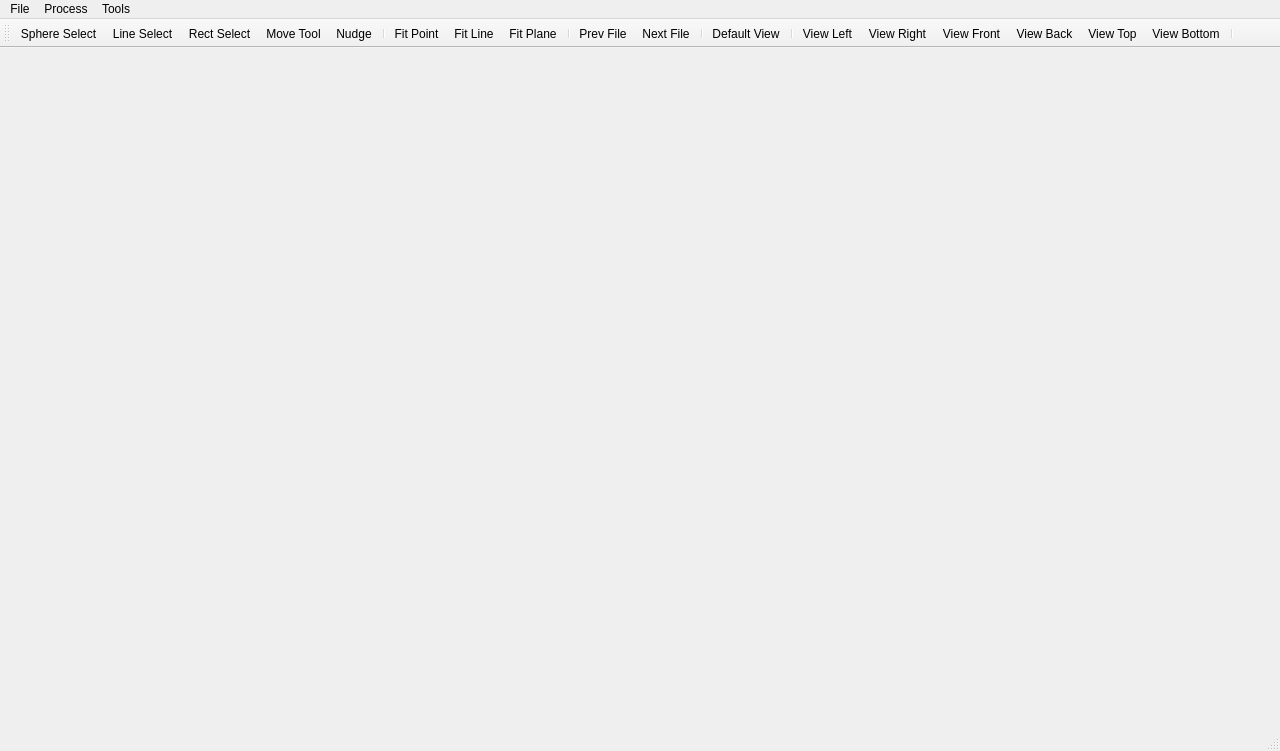
 <widget class="QMainWindow" name="MainWindow">
  <property name="geometry">
   <rect>
    <x>0</x>
    <y>0</y>
    <width>1280</width>
    <height>751</height>
   </rect>
  </property>
  <property name="windowTitle">
   <string>MainWindow</string>
  </property>
  <widget class="QWidget" name="centralWidget">
   <layout class="QGridLayout" name="gridLayout">
    <property name="leftMargin">
     <number>1</number>
    </property>
    <property name="topMargin">
     <number>1</number>
    </property>
    <property name="rightMargin">
     <number>1</number>
    </property>
    <property name="bottomMargin">
     <number>1</number>
    </property>
    <item row="0" column="0">
     <widget class="QWidget" name="widgetPointCloudPlaceholder" native="true"/>
    </item>
   </layout>
  </widget>
  <widget class="QMenuBar" name="menuBar">
   <property name="geometry">
    <rect>
     <x>0</x>
     <y>0</y>
     <width>1280</width>
     <height>21</height>
    </rect>
   </property>
   <widget class="QMenu" name="menuFile">
    <property name="title">
     <string>File</string>
    </property>
    <addaction name="actionNewMeasurements"/>
    <addaction name="actionOpen"/>
    <addaction name="actionOpenMeasurements"/>
    <addaction name="actionImportFromMeasurementsFile"/>
    <addaction name="actionApplyMatrix"/>
    <addaction name="separator"/>
    <addaction name="actionSaveAs"/>
    <addaction name="actionSaveAsMatrix"/>
    <addaction name="actionSaveMeasurements"/>
    <addaction name="actionSaveMeasurementsAs"/>
    <addaction name="separator"/>
    <addaction name="actionAbout"/>
    <addaction name="actionQuit"/>
    <addaction name="separator"/>
   </widget>
   <widget class="QMenu" name="menuProcess">
    <property name="title">
     <string>Process</string>
    </property>
    <addaction name="actionRotateToX"/>
    <addaction name="actionRotateToY"/>
    <addaction name="actionRotateToZ"/>
    <addaction name="separator"/>
    <addaction name="actionRotateToXAboutZ"/>
    <addaction name="actionRotateToYAboutZ"/>
    <addaction name="actionRotateToZAboutX"/>
    <addaction name="separator"/>
    <addaction name="actionRotateAboutX"/>
    <addaction name="actionRotateAboutY"/>
    <addaction name="actionRotateAboutZ"/>
    <addaction name="separator"/>
    <addaction name="actionResetTransformation"/>
    <addaction name="actionSetOrigin"/>
    <addaction name="actionCalibratePoint"/>
   </widget>
   <widget class="QMenu" name="menuTools">
    <property name="title">
     <string>Tools</string>
    </property>
    <addaction name="actionBatchTransform"/>
    <addaction name="actionDefineSampleBox"/>
    <addaction name="actionProcessSampleBox"/>
    <addaction name="actionPreferences"/>
   </widget>
   <addaction name="menuFile"/>
   <addaction name="menuProcess"/>
   <addaction name="menuTools"/>
  </widget>
  <widget class="QToolBar" name="mainToolBar">
   <attribute name="toolBarArea">
    <enum>TopToolBarArea</enum>
   </attribute>
   <attribute name="toolBarBreak">
    <bool>false</bool>
   </attribute>
   <addaction name="actionSphereSelect"/>
   <addaction name="actionLineSelect"/>
   <addaction name="actionRectSelect"/>
   <addaction name="actionMoveTool"/>
   <addaction name="actionNudge"/>
   <addaction name="separator"/>
   <addaction name="actionFitPoint"/>
   <addaction name="actionFitLine"/>
   <addaction name="actionFitPlane"/>
   <addaction name="separator"/>
   <addaction name="actionPrevFile"/>
   <addaction name="actionNextFile"/>
   <addaction name="separator"/>
   <addaction name="actionDefaultView"/>
   <addaction name="separator"/>
   <addaction name="actionViewLeft"/>
   <addaction name="actionViewRight"/>
   <addaction name="actionViewFront"/>
   <addaction name="actionViewBack"/>
   <addaction name="actionViewTop"/>
   <addaction name="actionViewBottom"/>
   <addaction name="separator"/>
  </widget>
  <widget class="QStatusBar" name="statusBar"/>
  <action name="actionOpen">
   <property name="text">
    <string>Open PLY File…</string>
   </property>
   <property name="toolTip">
    <string>Open a point cloud PLY file</string>
   </property>
  </action>
  <action name="actionQuit">
   <property name="text">
    <string>Quit</string>
   </property>
   <property name="toolTip">
    <string>Quits application</string>
   </property>
   <property name="shortcut">
    <string>Ctrl+Q</string>
   </property>
  </action>
  <action name="actionAbout">
   <property name="text">
    <string>About…</string>
   </property>
   <property name="toolTip">
    <string>Information about CloudDigitiser</string>
   </property>
  </action>
  <action name="actionFitLine">
   <property name="icon">
    <iconset resource="Resources.qrc">
     <normaloff>:/FitLine</normaloff>:/FitLine</iconset>
   </property>
   <property name="text">
    <string>Fit Line</string>
   </property>
   <property name="toolTip">
    <string>Fits a line to the selected points</string>
   </property>
  </action>
  <action name="actionFitPlane">
   <property name="icon">
    <iconset resource="Resources.qrc">
     <normaloff>:/FitPlane</normaloff>:/FitPlane</iconset>
   </property>
   <property name="text">
    <string>Fit Plane</string>
   </property>
   <property name="toolTip">
    <string>Fits a plane to the selected points</string>
   </property>
  </action>
  <action name="actionFitPoint">
   <property name="icon">
    <iconset resource="Resources.qrc">
     <normaloff>:/FitPoint</normaloff>:/FitPoint</iconset>
   </property>
   <property name="text">
    <string>Fit Point</string>
   </property>
   <property name="toolTip">
    <string>Fits a point to the selected points</string>
   </property>
  </action>
  <action name="actionApplyMatrix">
   <property name="text">
    <string>Apply Transformation Matrix…</string>
   </property>
   <property name="toolTip">
    <string>Apply a 4x4 homogenous transformatiom matrix read from file</string>
   </property>
  </action>
  <action name="actionSaveAs">
   <property name="text">
    <string>Save As New PLY File…</string>
   </property>
   <property name="toolTip">
    <string>Save transformed PLY point cloud file</string>
   </property>
  </action>
  <action name="actionSaveAsMatrix">
   <property name="text">
    <string>Save Transformation Matrix…</string>
   </property>
   <property name="toolTip">
    <string>Save current transformation as 4x4 homogenous matrix</string>
   </property>
  </action>
  <action name="actionBatchTransform">
   <property name="text">
    <string>Batch Transform…</string>
   </property>
   <property name="toolTip">
    <string>Apply a transformation to all files in a folder</string>
   </property>
  </action>
  <action name="actionPrevFile">
   <property name="icon">
    <iconset resource="Resources.qrc">
     <normaloff>:/PreviousFile</normaloff>:/PreviousFile</iconset>
   </property>
   <property name="text">
    <string>Prev File</string>
   </property>
   <property name="toolTip">
    <string>← Load previous file in folder</string>
   </property>
   <property name="shortcut">
    <string>Left</string>
   </property>
  </action>
  <action name="actionNextFile">
   <property name="icon">
    <iconset resource="Resources.qrc">
     <normaloff>:/NextFile</normaloff>:/NextFile</iconset>
   </property>
   <property name="text">
    <string>Next File</string>
   </property>
   <property name="toolTip">
    <string>→ Load next file in folder</string>
   </property>
   <property name="shortcut">
    <string>Right</string>
   </property>
  </action>
  <action name="actionDefaultView">
   <property name="icon">
    <iconset resource="Resources.qrc">
     <normaloff>:/BestFitView</normaloff>:/BestFitView</iconset>
   </property>
   <property name="text">
    <string>Default View</string>
   </property>
   <property name="toolTip">
    <string>Resets to the default view</string>
   </property>
  </action>
  <action name="actionRotateAboutX">
   <property name="text">
    <string>Rotate 180° about X</string>
   </property>
   <property name="toolTip">
    <string>Rotate 180 degrees about X</string>
   </property>
  </action>
  <action name="actionRotateAboutY">
   <property name="text">
    <string>Rotate 180° about Y</string>
   </property>
   <property name="toolTip">
    <string>Rotate 180 degrees about Y</string>
   </property>
  </action>
  <action name="actionRotateAboutZ">
   <property name="text">
    <string>Rotate 180° about Z</string>
   </property>
   <property name="toolTip">
    <string>Rotate 180 degrees about Z</string>
   </property>
  </action>
  <action name="actionRotateToX">
   <property name="text">
    <string>Rotate to X</string>
   </property>
   <property name="toolTip">
    <string>Rotate vector to (1, 0, 0)</string>
   </property>
  </action>
  <action name="actionRotateToY">
   <property name="text">
    <string>Rotate to Y</string>
   </property>
   <property name="toolTip">
    <string>Rotate vector to (0, 1, 0)</string>
   </property>
  </action>
  <action name="actionRotateToZ">
   <property name="text">
    <string>Rotate to Z</string>
   </property>
   <property name="toolTip">
    <string>Rotate vector to (0, 0, 1)</string>
   </property>
  </action>
  <action name="actionCalibratePoint">
   <property name="text">
    <string>Calibrate Point…</string>
   </property>
   <property name="toolTip">
    <string>Put in the world coordinates of the last point to generate a scale value</string>
   </property>
  </action>
  <action name="actionSetOrigin">
   <property name="text">
    <string>Set Origin</string>
   </property>
   <property name="toolTip">
    <string>Translates the data so the origin matches the last selected point</string>
   </property>
  </action>
  <action name="actionRectSelect">
   <property name="icon">
    <iconset resource="Resources.qrc">
     <normaloff>:/RectangleSelect</normaloff>:/RectangleSelect</iconset>
   </property>
   <property name="text">
    <string>Rect Select</string>
   </property>
   <property name="toolTip">
    <string>Select a region enclosed by a rectangle</string>
   </property>
  </action>
  <action name="actionSphereSelect">
   <property name="icon">
    <iconset resource="Resources.qrc">
     <normaloff>:/PointSelect</normaloff>:/PointSelect</iconset>
   </property>
   <property name="text">
    <string>Sphere Select</string>
   </property>
   <property name="toolTip">
    <string>Select a region enclosed by a sphere</string>
   </property>
  </action>
  <action name="actionMoveTool">
   <property name="icon">
    <iconset resource="Resources.qrc">
     <normaloff>:/MoveTool</normaloff>:/MoveTool</iconset>
   </property>
   <property name="text">
    <string>Move Tool</string>
   </property>
   <property name="toolTip">
    <string>Left click used for movement</string>
   </property>
  </action>
  <action name="actionSaveMeasurements">
   <property name="text">
    <string>Save Measurements</string>
   </property>
   <property name="toolTip">
    <string>Save the measurements created from a series of files</string>
   </property>
   <property name="shortcut">
    <string>Ctrl+S</string>
   </property>
  </action>
  <action name="actionPreferences">
   <property name="text">
    <string>Preferences…</string>
   </property>
  </action>
  <action name="actionLineSelect">
   <property name="icon">
    <iconset resource="Resources.qrc">
     <normaloff>:/LineSelect</normaloff>:/LineSelect</iconset>
   </property>
   <property name="text">
    <string>Line Select</string>
   </property>
   <property name="toolTip">
    <string>Select points near a line</string>
   </property>
  </action>
  <action name="actionRotateToXAboutZ">
   <property name="text">
    <string>Rotate to X about Z</string>
   </property>
   <property name="toolTip">
    <string>Rotate to X axis about Z axis</string>
   </property>
  </action>
  <action name="actionRotateToYAboutZ">
   <property name="text">
    <string>Rotate to Y about Z</string>
   </property>
   <property name="toolTip">
    <string>Rotate to Y axis about Z axis</string>
   </property>
  </action>
  <action name="actionRotateToZAboutX">
   <property name="text">
    <string>Rotate to Z about X</string>
   </property>
   <property name="toolTip">
    <string>Rotate to Z axis about X axis</string>
   </property>
  </action>
  <action name="actionNudge">
   <property name="icon">
    <iconset resource="Resources.qrc">
     <normaloff>:/Nudge</normaloff>:/Nudge</iconset>
   </property>
   <property name="text">
    <string>Nudge</string>
   </property>
   <property name="toolTip">
    <string>Allows the keyboard to be used to nudge the point cloud</string>
   </property>
  </action>
  <action name="actionNewMeasurements">
   <property name="text">
    <string>New Measurements</string>
   </property>
   <property name="toolTip">
    <string>Create a new set of measurements</string>
   </property>
   <property name="shortcut">
    <string>Ctrl+N</string>
   </property>
  </action>
  <action name="actionOpenMeasurements">
   <property name="text">
    <string>Open Measurements File…</string>
   </property>
   <property name="toolTip">
    <string>Open an existing measurements file…</string>
   </property>
   <property name="shortcut">
    <string>Ctrl+O</string>
   </property>
  </action>
  <action name="actionSaveMeasurementsAs">
   <property name="text">
    <string>Save Measurements As…</string>
   </property>
   <property name="toolTip">
    <string>Save Measurements to a file with a new name</string>
   </property>
   <property name="shortcut">
    <string>Ctrl+Shift+S</string>
   </property>
  </action>
  <action name="actionViewLeft">
   <property name="icon">
    <iconset resource="Resources.qrc">
     <normaloff>:/ViewDirectionLeft</normaloff>:/ViewDirectionLeft</iconset>
   </property>
   <property name="text">
    <string>View Left</string>
   </property>
   <property name="toolTip">
    <string>Switches eye point to -X</string>
   </property>
  </action>
  <action name="actionViewRight">
   <property name="icon">
    <iconset resource="Resources.qrc">
     <normaloff>:/ViewDirectionRight</normaloff>:/ViewDirectionRight</iconset>
   </property>
   <property name="text">
    <string>View Right</string>
   </property>
   <property name="toolTip">
    <string>Switches eye point to +X</string>
   </property>
  </action>
  <action name="actionViewFront">
   <property name="icon">
    <iconset resource="Resources.qrc">
     <normaloff>:/ViewDirectionFront</normaloff>:/ViewDirectionFront</iconset>
   </property>
   <property name="text">
    <string>View Front</string>
   </property>
   <property name="toolTip">
    <string>Switches eye point to -Y</string>
   </property>
  </action>
  <action name="actionViewBack">
   <property name="icon">
    <iconset resource="Resources.qrc">
     <normaloff>:/ViewDirectionBack</normaloff>:/ViewDirectionBack</iconset>
   </property>
   <property name="text">
    <string>View Back</string>
   </property>
   <property name="toolTip">
    <string>Switches eye point to +Y</string>
   </property>
  </action>
  <action name="actionViewTop">
   <property name="icon">
    <iconset resource="Resources.qrc">
     <normaloff>:/ViewDirectionTop</normaloff>:/ViewDirectionTop</iconset>
   </property>
   <property name="text">
    <string>View Top</string>
   </property>
   <property name="toolTip">
    <string>Switches eye point to +Z</string>
   </property>
  </action>
  <action name="actionViewBottom">
   <property name="icon">
    <iconset resource="Resources.qrc">
     <normaloff>:/ViewDirectionBottom</normaloff>:/ViewDirectionBottom</iconset>
   </property>
   <property name="text">
    <string>View Bottom</string>
   </property>
   <property name="toolTip">
    <string>Switches eye point to -Z</string>
   </property>
  </action>
  <action name="actionResetTransformation">
   <property name="text">
    <string>Reset Transformation</string>
   </property>
   <property name="toolTip">
    <string>Resets the transformation matrix to the identity</string>
   </property>
  </action>
  <action name="actionDefineSampleBox">
   <property name="text">
    <string>Define Sample Box...</string>
   </property>
   <property name="toolTip">
    <string>Defines the sample box used for automatic sampling</string>
   </property>
  </action>
  <action name="actionProcessSampleBox">
   <property name="text">
    <string>Process Sample Box</string>
   </property>
  </action>
  <action name="actionImportFromMeasurementsFile">
   <property name="text">
    <string>Import From Measurements File...</string>
   </property>
  </action>
 </widget>
